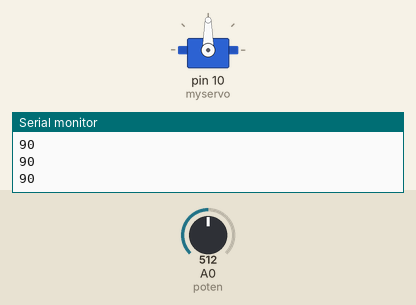
Bench run of a sketch on a simulated Arduino Uno, built with avr-gcc and run on an emulated ATmega328P. Shown: servo, the last lines printed to the serial monitor. The test bench sets the inputs (shaded band); at power-on: A0 (poten) = 512.

Above: at 1.2 s.
1.3 s: A0 (poten) set to 716
At 2.3 s:
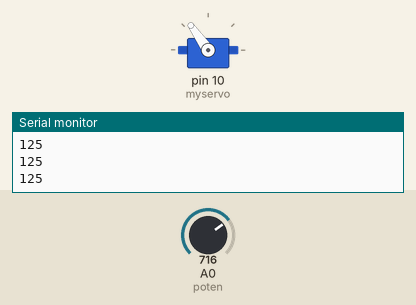
2.8 s: A0 (poten) set to 900
At 3.7 s:
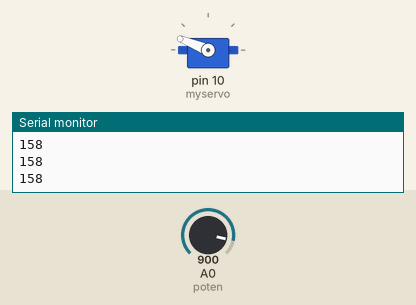
4.3 s: A0 (poten) set to 1023
At 4.7 s:
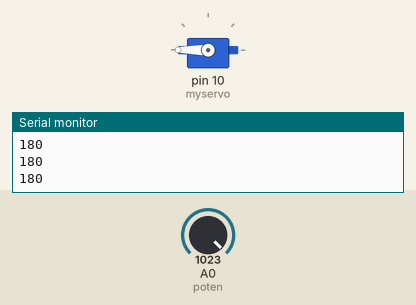
5.8 s: A0 (poten) set to 306
At 6.8 s:
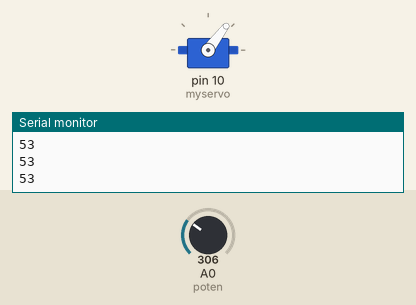
7.3 s: A0 (poten) set to 122
At 8.1 s:
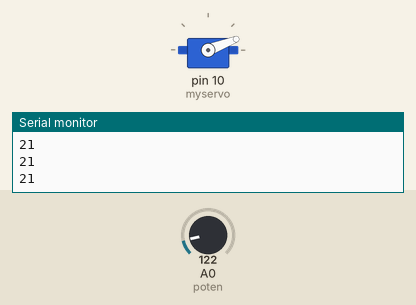
8.8 s: A0 (poten) set to 0
At 9.4 s:
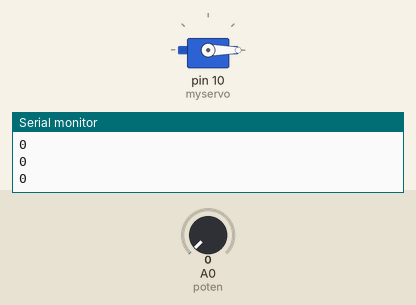
Timing chart, 0 to 11.3 s (numbered marks = the images above; inputs shaded):
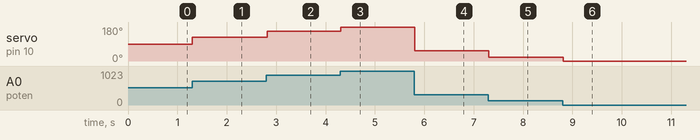

The sketch:

Sweep.ino
```cpp
#include <Servo.h>
Servo myservo;
int poten = A0;
int valor;

void setup() {
  myservo.attach(10);
  Serial.begin(9600);
}

void loop() {
  valor = analogRead(poten);
  valor = map(valor, 0, 1023, 0, 180);
 // valor = map(valor, 0, 1023, 90, 60);// para pequena
  //valor = map(valor, 0, 1023, 90, 120);//para grande
  myservo.write(valor);
  Serial.println(valor);
  delay(15);
}
```

Measured:
- after the input at 1.3 s, servo on pin 10 (myservo): 90° → 125° at once
- after the input at 2.8 s, servo on pin 10 (myservo): 125° → 158° at once
- after the input at 4.3 s, servo on pin 10 (myservo): 158° → 180° at once
- after the input at 5.8 s, servo on pin 10 (myservo): 180° → 53° at once
- after the input at 7.3 s, servo on pin 10 (myservo): 53° → 21° at once
- after the input at 8.8 s, servo on pin 10 (myservo): 21° → 0° at once
